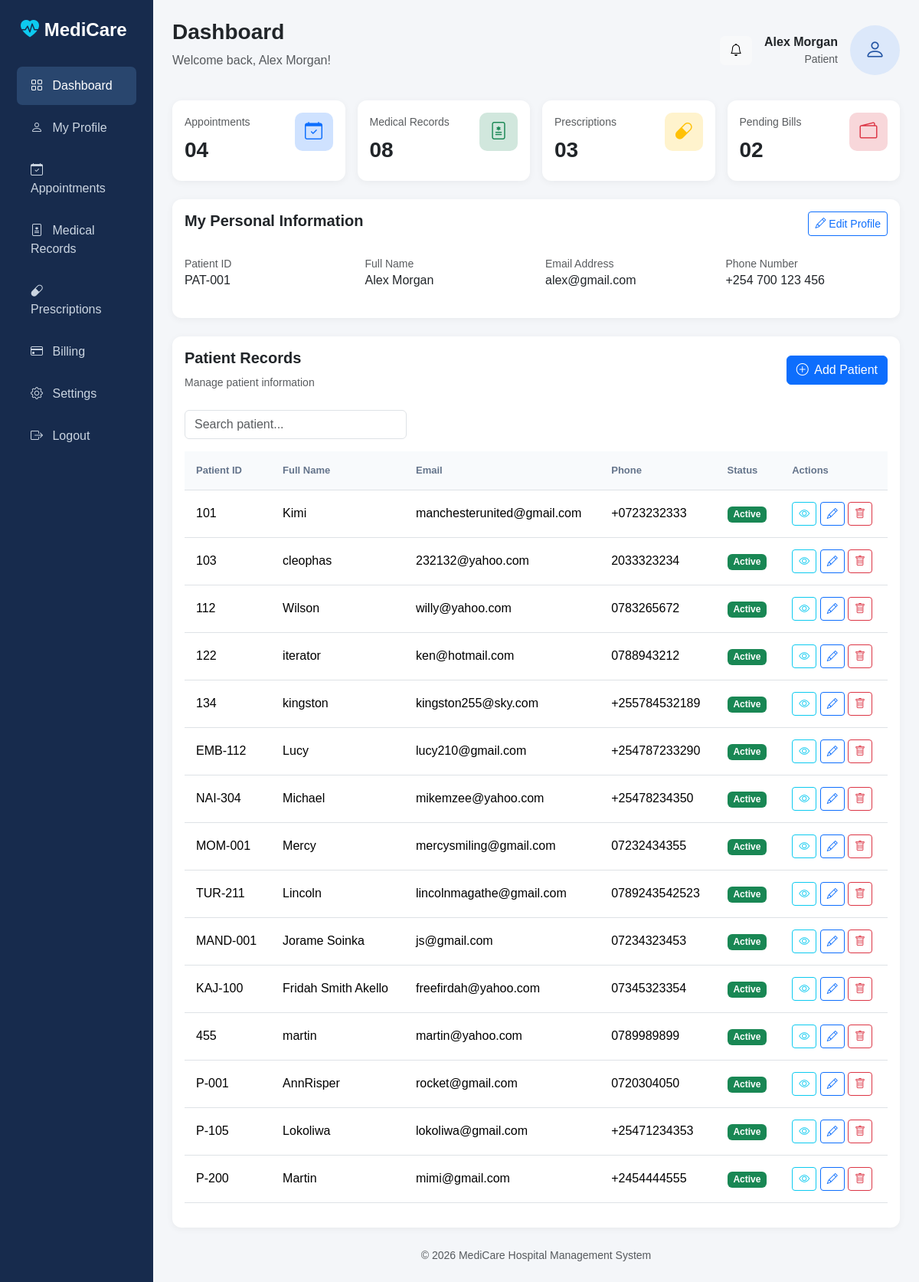
The app's page /patients/dashboard/, older data.
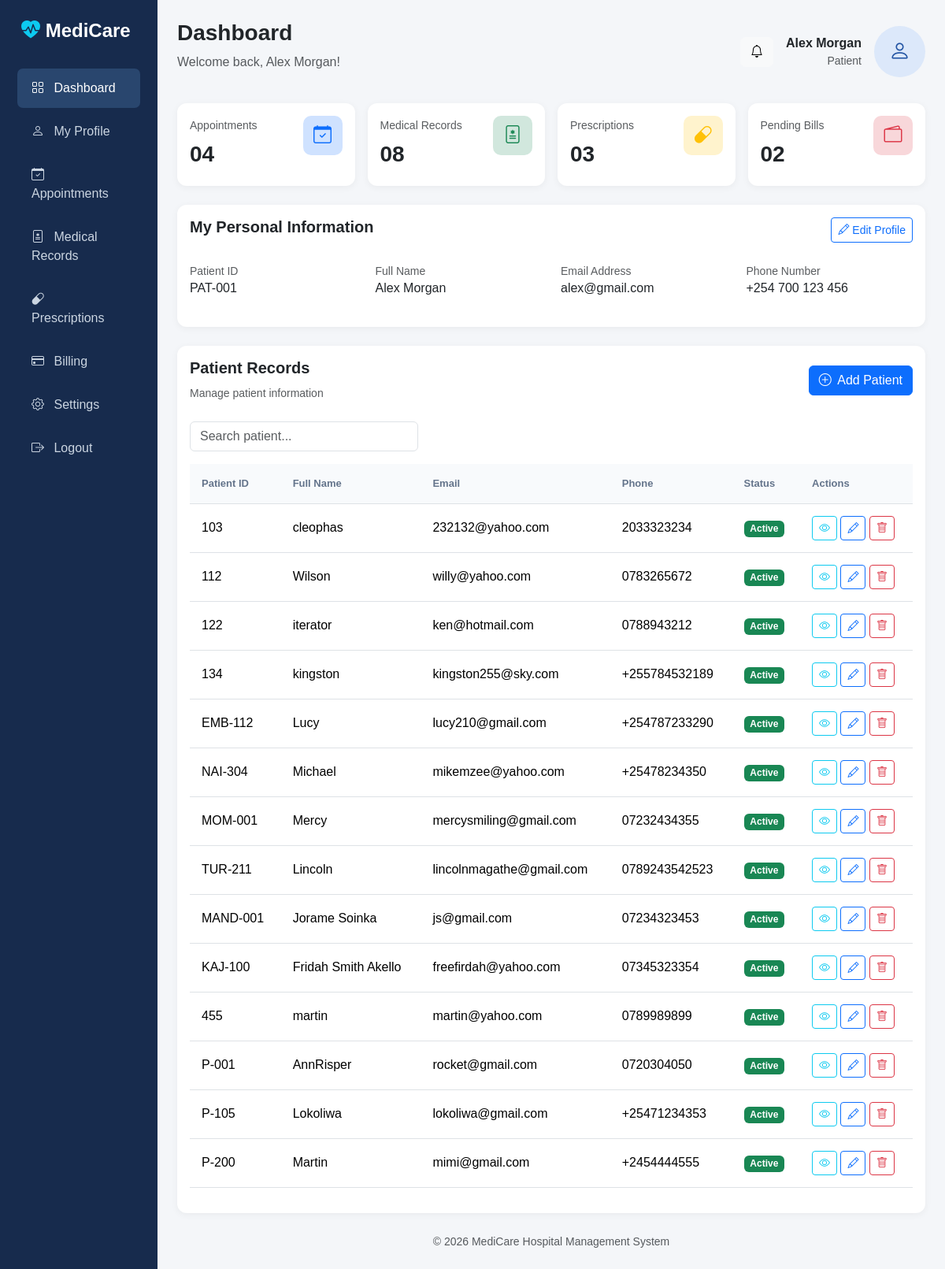
The same page, newer data.
### patients/models.py (models this page shows, shortened)
class Patient(models.Model):
    patient_id = models.CharField(max_length=10, unique=True)
    name = models.CharField(max_length=100)
    age = models.IntegerField()
    gender = models.CharField(max_length=10)
    contact_number = models.CharField(max_length=15)
    email = models.EmailField()
    address = models.TextField()

### patients/views.py (the view)
# urls.py: path('dashboard/', views.dashboard, name = 'dashboard'),
def dashboard(request):
    patients = Patient.objects.all()
    return render(request, 'dashboard.html', {'patients': patients})

### patients/templates/dashboard.html (shortened to what the changed rows need)
<!DOCTYPE html>
<html lang="en">
<head>
    <link rel="stylesheet" href="https://cdn.jsdelivr.net/npm/bootstrap@5.3.8/dist/css/bootstrap.min.css">
</head>
<body>
    <!DOCTYPE html>
    <html lang="en">
    <head>
        <link href="https://cdn.jsdelivr.net/npm/bootstrap@5.3.3/dist/css/bootstrap.min.css" rel="stylesheet">
        <link href="https://cdn.jsdelivr.net/npm/bootstrap-icons@1.11.3/font/bootstrap-icons.css" rel="stylesheet">
    </head>
    <body>
        <div class="container-fluid">
            <div class="row">
                <div class="col-md-10 main-content">
                    <div class="card table-card">
                        <div class="card-body">
                            <div class="table-responsive">
                                <table class="table table-hover">
                                    <thead>
                                        <tr>
                                            <th>Patient ID</th>
                                            <th>Full Name</th>
                                            <th>Email</th>
                                            <th>Phone</th>
                                            <th>Status</th>
                                            <th>Actions</th>
                                        </tr>
                                    </thead>
                                    <tbody>
                                        {% for patient in patients %}
                                        <tr>
                                            <td>{{ patient.patient_id }}</td>
                                            <td>{{ patient.name }}</td>
                                            <td>{{ patient.email }}</td>
                                            <td>{{ patient.contact_number }}</td>
                                            <td>
                                                <span class="badge bg-success">
                                                    Active
                                                </span>
                                            </td>
                                            <td>
                                                <button class="btn btn-sm btn-outline-info">
                                                    <i class="bi bi-eye"></i>
                                                </button>
                                                <a href="{% url 'updatepatient' patient.id %}" class="btn btn-sm btn-outline-primary">
                                                    <i class="bi bi-pencil"></i>
                                                </a>
                                                <form method="post" action="{% url 'deletepatient' patient.id %}" class="d-inline">
                                                    <button type="submit" class="btn btn-sm btn-outline-danger" onclick="return confirm('Delete this patient?');">
                                                        <i class="bi bi-trash"></i>
                                                    </button>
                                                </form>
                                            </td>
                                        </tr>
                                        {% endfor %}
                                    </tbody>
                                </table>
                            </div>
                        </div>
                    </div>
                </div>
            </div>
        </div>
    </body>
    </html>

Row changes from the older to the newer data that the page shows:
removed Patient: patient_id "101", name "Kimi", email "manchesterunited@gmail.com", contact_number "+0723232333"
